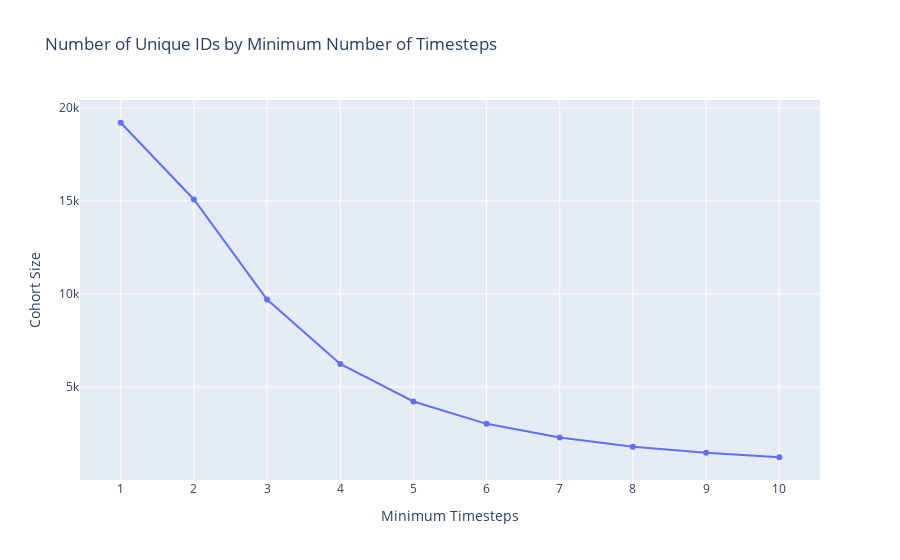

Notebook code cell kept with this figure:
### Code cell
thresholds = range(1, 11)
counts = []

for threshold in thresholds:
    filtered_id_counts = dynamic['id'].value_counts()[dynamic['id'].value_counts() >= threshold]
    counts.append(len(filtered_id_counts))

fig = go.Figure()

fig.add_trace(go.Scatter(x=list(thresholds), y=counts, mode='lines+markers'))

fig.update_layout(
    title='Number of Unique IDs by Minimum Number of Timesteps',
    xaxis_title='Minimum Timesteps',
    yaxis_title='Cohort Size',
    xaxis=dict(tickmode='array', tickvals=list(thresholds))
)

fig.show()

fig.write_html('../data/figures/cohort-v-minimum-timesteps.html')

### Figure 1 — Plotly figure (JSON) as saved in the notebook; plotly's stock layout.template omitted (floating-point values rounded to 4 significant figures)
{"data": [{"mode": "lines+markers", "type": "scatter", "x": [1, 2, 3, 4, 5, 6, 7, 8, 9, 10], "y": [19200, 15078, 9696, 6238, 4223, 3021, 2285, 1789, 1463, 1226]}], "layout": {"title": {"text": "Number of Unique IDs by Minimum Number of Timesteps"}, "xaxis": {"tickmode": "array", "tickvals": [1, 2, 3, 4, 5, 6, 7, 8, 9, 10], "title": {"text": "Minimum Timesteps"}}, "yaxis": {"title": {"text": "Cohort Size"}}}}
